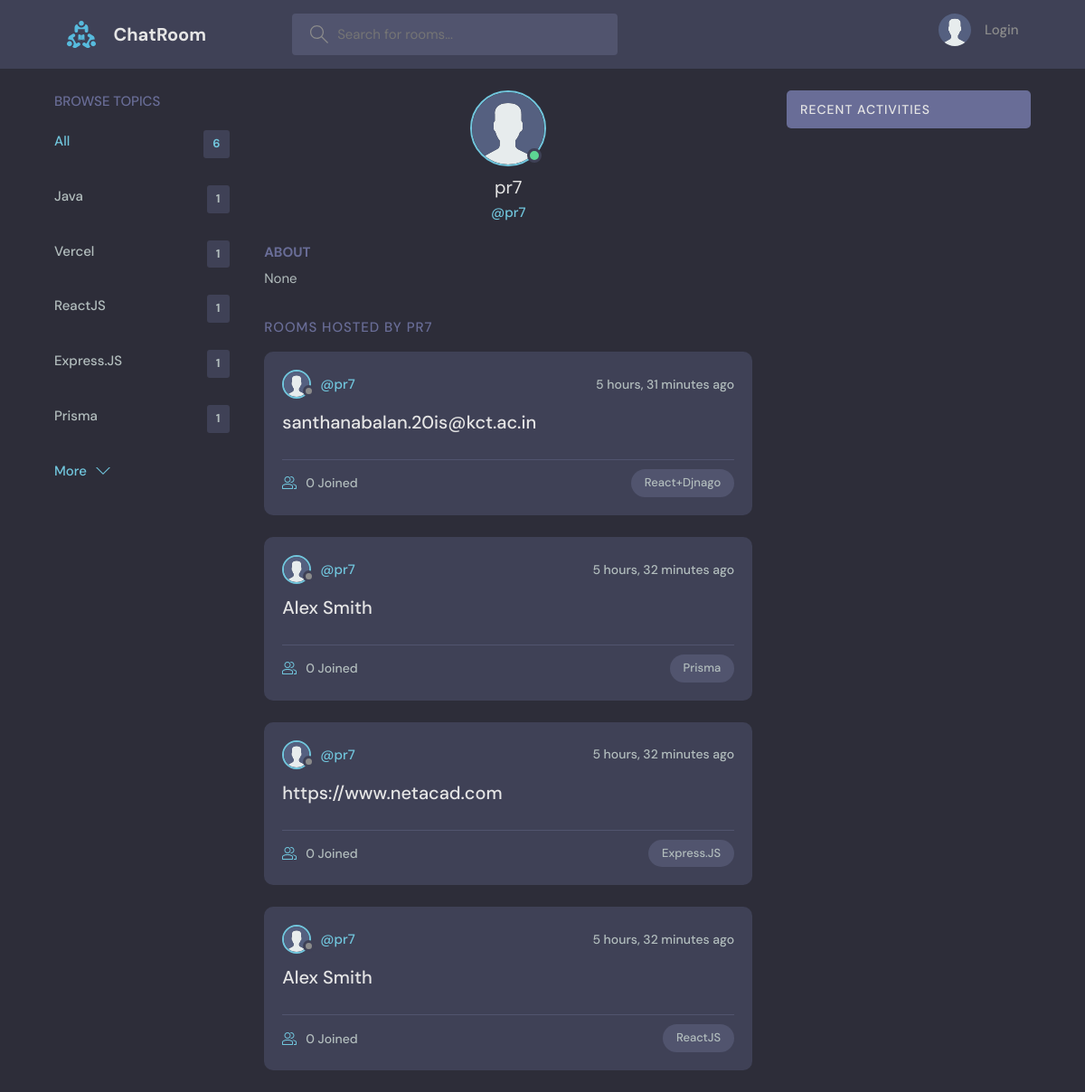
Screenshot of /profile/6/ with the database file from the repository.
### base/models.py (models this page shows, shortened)
class Topic(models.Model):
    name = models.CharField(max_length=200)

class User(AbstractUser):
    name = models.CharField(max_length=200,null=True)
    email = models.EmailField(unique=True,null=True)
    bio = models.TextField(null=True)
    avatar= models.ImageField(null=True,default="avatar.svg")
    USERNAME_FIELD = 'email'
    REQUIRED_FIELDS= []

class Room(models.Model):
    host = models.ForeignKey(User, on_delete=models.SET_NULL,null=True)
    topic = models.ForeignKey(Topic, on_delete=models.SET_NULL,null=True)
    name = models.CharField(max_length=255)
    description = models.TextField(null=True,blank=True)
    participants= models.ManyToManyField(User, related_name="participants",blank=True)
    updated=models.DateTimeField(auto_now=True)
    created=models.DateTimeField(auto_now_add=True)
    class Meta:
        ordering = ['-updated','-created']

### base/views.py (the view)
# urls.py: path('profile/<str:pk>/',views.userProfile,name="user-profile"),
def userProfile(request,pk):
    user = User.objects.get(id=pk)
    rooms = user.room_set.all()
    room_messages = user.message_set.all()
    topics=Topic.objects.all()
    context={'user':user,'rooms':rooms,'room_messages':room_messages,'topics':topics}
    return render(request,'base/profile.html',context)

### base/templates/base/profile.html (shortened to what this page needs)
{% extends 'main.html' %}
{% block content %}
<main class="profile-page layout layout--3">
    <div class="container">
      {% include 'base/topics_component.html' %}
      <div class="roomList">
        <div class="profile">
          <div class="profile__avatar">
            <div class="avatar avatar--large active">
              <img src="{{user.avatar.url}}" />
            </div>
          </div>
          <div class="profile__info">
            <h3>{{user.username}}</h3>
            <p>@{{user.username}}</p>
          </div>
          <div class="profile__about">
            <h3>About</h3>
            <p>
              {{user.bio}}
            </p>
          </div>
        </div>
        <div class="roomList__header">
          <div>
            <h2>Rooms Hosted by {{user.username}}</a>
            </h2>
          </div>
        </div>
        {% include 'base/feed_component.html' %}
      </div>
      {% include 'base/activity_component.html' %}
    </div>
  </main>
{% endblock content %}

### templates/main.html (shortened to what this page needs)
<!DOCTYPE html>
{% load static %}
<html lang="en">
  <head>
    <link rel="stylesheet" href="{% static 'styles/style.css' %}" />
  </head>
  <body>
    {% include 'navbar.html' %}
    {% block content %}
    {% endblock %}
  </body>
</html>

### templates/navbar.html (shortened to what this page needs)
{% load static %}
<header class="header header--loggedIn">
    <div class="container">
      <a href="{% url 'home' %}" class="header__logo">
        <img src="{% static 'images/logo.svg' %}" />
        <h1>ChatRoom</h1>
      </a>
      <form class="header__search" method="GET" action="{% url 'home' %}">
        <label>
          <input name="q" type="text" placeholder="Search for rooms..." />
        </label>
      </form>
      <nav class="header__menu">
        {% if request.user.is_authenticated %}
        <div class="header__user">
          <a href="{% url 'user-profile' user.id %}">
            <div class="avatar avatar--medium active">
              <img src="{{request.user.avatar.url}}" />
            </div>
            <p>{{request.user.username}}<span>@{{request.user.username}}</span></p>
          </a>
          <button class="dropdown-button">
            <svg version="1.1" xmlns="http://www.w3.org/2000/svg" width="32" height="32" viewBox="0 0 32 32">
              <title>chevron-down</title>
              <path d="M16 21l-13-13h-3l16 16 16-16h-3l-13 13z"></path>
            </svg>
          </button>
        </div>
        {% else %}
        <a href="{% url 'login' %}">
          <img src="{% static 'images/avatar.svg' %}" />
          <p>Login</p>
        </a>
        {% endif %}
      </nav>
    </div>
  </header>

### base/templates/base/topics_component.html
<div class="topics">
    <div class="topics__header">
      <h2>Browse Topics</h2>
    </div>
    <ul class="topics__list">
      <li>
        <a href="{% url 'home' %}" class="active">All <span>{{topics.count}}</span></a>
      </li>
      {% for topic in topics|slice:":5" %}
        <li>
            <a href="{% url 'home' %}?q={{topic.name}}">{{topic.name}} <span>{{topic.room_set.all.count}}</span></a>
        </li>
      {% endfor %}
    </ul>
    <a class="btn btn--link" href="{% url 'topics' %}">
      More
      <svg version="1.1" xmlns="http://www.w3.org/2000/svg" width="32" height="32" viewBox="0 0 32 32">
        <title>chevron-down</title>
        <path d="M16 21l-13-13h-3l16 16 16-16h-3l-13 13z"></path>
      </svg>
    </a>
  </div>

### base/templates/base/feed_component.html (shortened to what this page needs)
{% for room in rooms %}
<div class="roomListRoom">
    <div class="roomListRoom__header">
      <a href="{% url 'user-profile' room.host.id %}" class="roomListRoom__author">
        <div class="avatar avatar--small">
          <img src="{{room.host.avatar.url}}" />
        </div>
        <span>@{{room.host.username}}</span>
      </a>
      <div class="roomListRoom__actions">
        <span>{{room.created|timesince}} ago</span>
      </div>
    </div>
    <div class="roomListRoom__content">
      <a href="{% url 'room' room.id %}">{{room.name}}</a>
    </div>
    <div class="roomListRoom__meta">
      <a href="{% url 'room' room.id %}" class="roomListRoom__joined">
        {{room.participants.all.count}} Joined
      </a>
      <p class="roomListRoom__topic">{{room.topic.name}}</p>
    </div>
  </div>
{% endfor %}

### base/templates/base/activity_component.html (shortened to what this page needs)
<div class="activities">
    <div class="activities__header">
      <h2>Recent Activities</h2>
    </div>
  </div>

### rows the page displays
Topic: name "Java", room_set.all.count "1"
Topic: name "Vercel", room_set.all.count "1"
Topic: name "ReactJS", room_set.all.count "1"
Topic: name "Express.JS", room_set.all.count "1"
Topic: name "Prisma", room_set.all.count "1"
User: avatar (placeholder picture), username "pr7", bio "None", username "PR7"
Room: host.avatar (placeholder picture), host.username "pr7", created "5 hours, 31 minutes", name "santhanabalan.20is@kct.ac.in", participants.all.count "0", topic.name "React+Djnago"
Room: host.avatar (placeholder picture), host.username "pr7", created "5 hours, 32 minutes", name "Alex Smith", participants.all.count "0", topic.name "Prisma"
Room: host.avatar (placeholder picture), host.username "pr7", created "5 hours, 32 minutes", name "https://www.netacad.com", participants.all.count "0", topic.name "Express.JS"
Room: host.avatar (placeholder picture), host.username "pr7", created "5 hours, 32 minutes", name "Alex Smith", participants.all.count "0", topic.name "ReactJS"

### other values shown
{{ topics.count }} "6"
